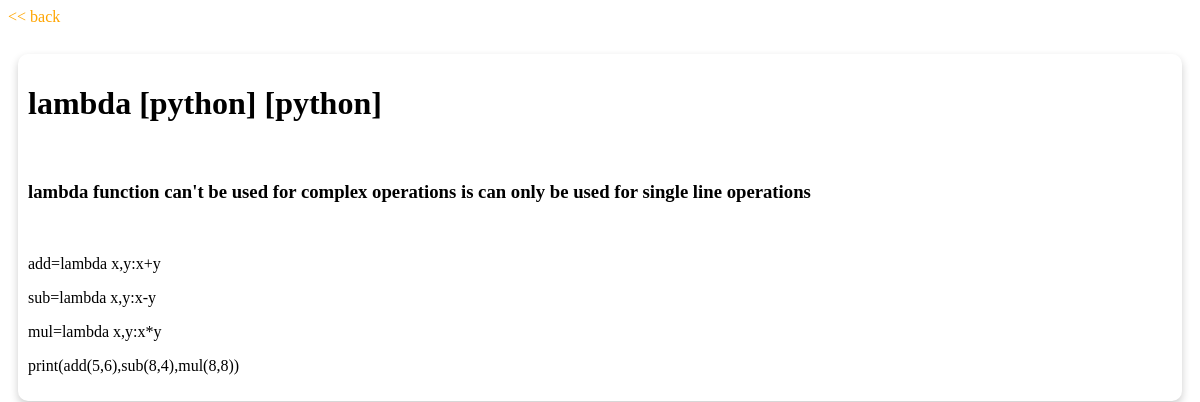
The page /show_data/13/ on the database as committed earlier.
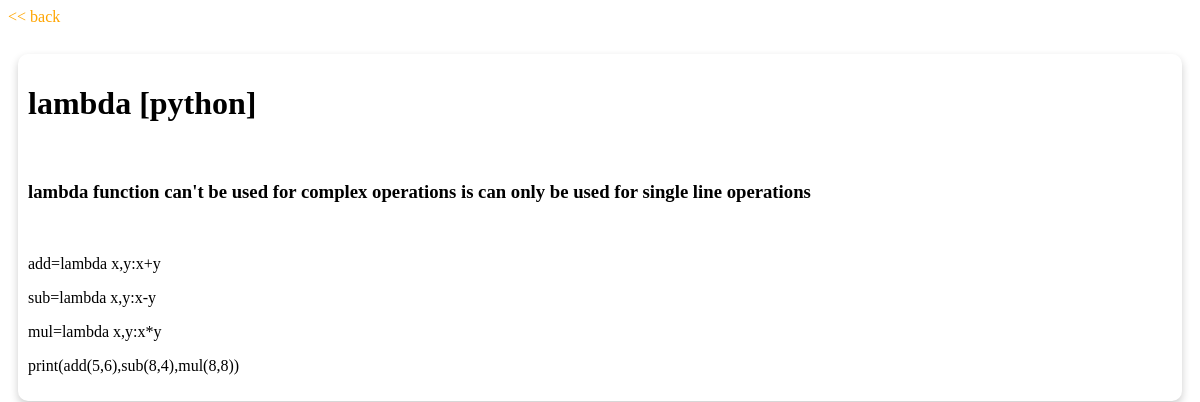
The same page on the database as committed later.
### dataset/models.py (models this page shows, shortened)
class sample(models.Model):
    topic=models.CharField(max_length=100)
    language=models.CharField(max_length=50,choices=language_choice,default="solidity")
    discription=models.TextField()
    information=RichTextField()

### dataset/views.py (the view)
def show_data(request,pk):
       data=sample.objects.filter(id=pk)
       return render(request,'show.html',{'data':data})

### templates/show.html (shortened to what this page needs)
<!DOCTYPE html>
<html lang="en">
<head>
</head>
<body>
    <a href="/" style="color: orange;text-decoration: none;"><< back</a><br>
    <br>
    <div>
    {% for data in data %}
    <h1>{{data.topic}} [{{data.language}}]</h1>
    <br>
    <h3>
        {{data.discription}}
    </h3>
    <br>
    {{data.information |safe}}
    {% endfor %}
    </div>
</body>
</html>

Rows that differ between the two databases and show on the page:
changed sample "python": topic "lambda [python]" → "lambda"
